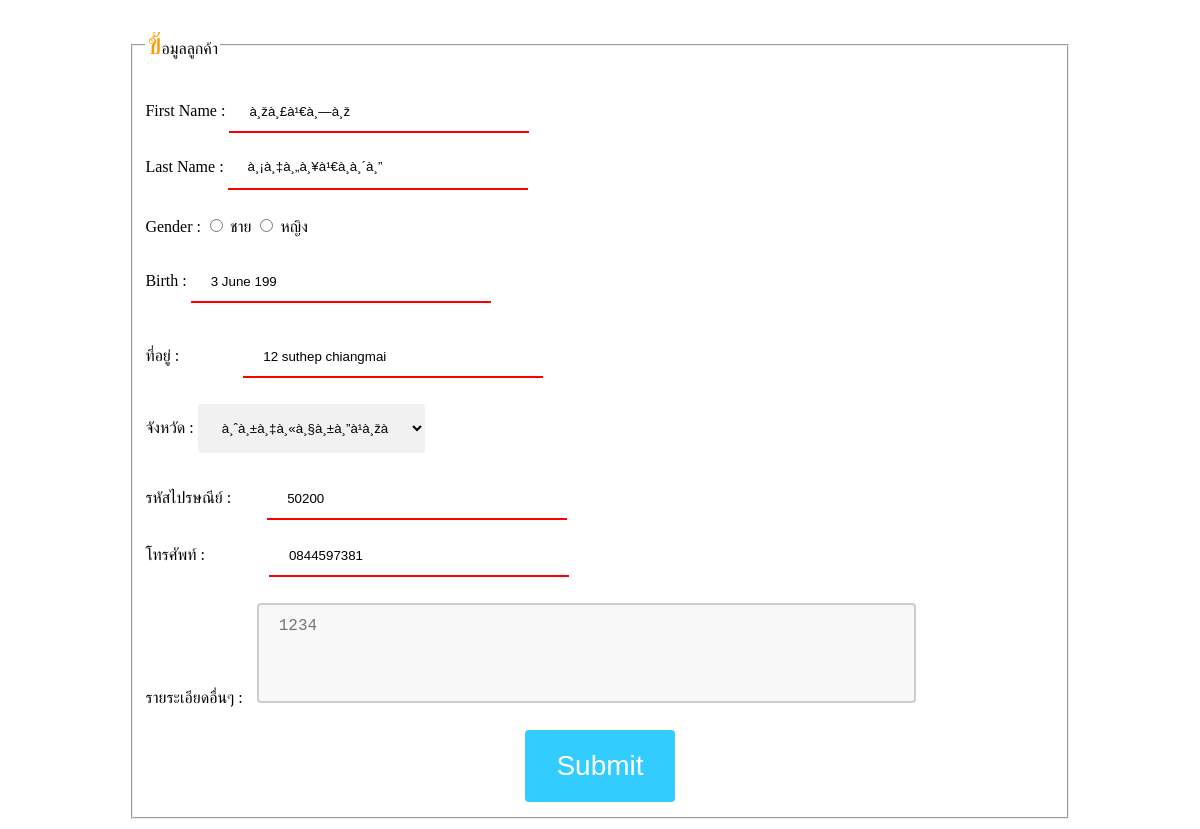
/edit_customer.php?edit=4, run on the app's committed database.
### tables this page shows
CREATE TABLE `customer` (
  `Customer_id` int(11) NOT NULL,
  `Customer_Name` varchar(50) NOT NULL,
  `Customer_Lastname` varchar(100) NOT NULL,
  `Gender` varchar(5) NOT NULL,
  `Age` int(11) NOT NULL,
  `Birthdate` varchar(10) NOT NULL,
  `Address` varchar(150) NOT NULL,
  `Province` varchar(50) NOT NULL,
  `Zipcode` varchar(5) NOT NULL,
  `Telephone` varchar(20) NOT NULL,
  `Customer_Desciption` text NOT NULL,
  `username` varchar(50) NOT NULL,
  `password` varchar(250) NOT NULL
);

### edit_customer.php (the view, shortened to what this page needs)
<?php
include 'connectdb.php';
 if(isset($_POST["numedit"])){
   $num = $_POST["numedit"];
   $customer_fname = $_POST["Fname"];
   $customer_lname = $_POST["Lname"];
   $customer_gender = $_POST["gender"];
   $customer_Birthdate = $_POST["birthdate"];
   $customer_address = $_POST["address"];
   $customer_province = $_POST["province"];
   $customer_zipcode = $_POST["zipcode"];
   $customer_telephone = $_POST["telephone"];
   $customer_customer_desciption = $_POST["customer_desciption"];
$sql = "UPDATE customer SET Customer_Name='$customer_fname', Customer_Lastname = '$customer_lname', Gender = '$customer_gender', Birthdate = '$customer_Birthdate', Address = '$customer_address', Province = '$customer_province', Zipcode = '$customer_zipcode', Telephone = '$customer_telephone', Customer_Desciption = '$customer_customer_desciption' WHERE Customer_id='$num'";
if ($conn->query($sql) === TRUE) {
    echo "Record updated successfully";
} else {
    echo "Error updating record: " . $conn->error;
}
mysqli_close($conn);
} else {
   if (isset($_GET['edit'])) {
     $number = $_GET['edit'];
     $sql = "SELECT * FROM customer WHERE Customer_id = '$number'";
      $result=mysqli_query($conn,$sql);
      $row=mysqli_fetch_array($result);
      }else {
      }
   ?>
   <html>
   <head>
   </head>
   <body>
   <form method="post" name="form_edit" action="/edit_customer.php">
   <table width="80%" border="0" style="margin:auto;">
   <tr><td>
   <fieldset>
   <legend><p>ข้อมูลลูกค้า</p></legend>
   <div>
       <label for="fname">First Name :</label>
       <input type="text" id="fname" name="Fname" placeholder="<?php echo $row["Customer_Name"]; ?>" value="<?php echo $row["Customer_Name"]; ?>"><br>
       <label for="lname">Last Name :</label>
       <input type="text" id="lname" name="Lname" placeholder="<?php echo $row["Customer_Lastname"]; ?>" value="<?php echo $row["Customer_Lastname"]; ?>">
   </div><br>
   Gender : <input type="radio" name="gender" value="หญิง"> ชาย
   <input type="radio" name="gender" value="ชาย"> หญิง<br><br>
   Birth :
   		<input type="text" value="<?php echo $row["Birthdate"] ?>" name="birthdate" placeholder="<?php echo $row["Birthdate"] ?>">
      <br><br>
   <label>ที่อยู่ : &nbsp&nbsp&nbsp&nbsp&nbsp&nbsp&nbsp&nbsp&nbsp&nbsp&nbsp&nbsp&nbsp&nbsp&nbsp<input class="selectpic" type="text" name="address" placeholder="<?php echo $row["Address"]; ?>" value="<?php echo $row["Address"]; ?>"><br><br>
     จังหวัด : <select name="province" type="list">
             <option value="<?php echo $row["Province"]; ?>"> <?php echo $row["Province"]; ?> </option>
             </select>
   <br><br><label>รหัสไปรษณีย์ : &nbsp&nbsp&nbsp&nbsp&nbsp&nbsp&nbsp&nbsp<input class="selectpic" type="text" name="zipcode" placeholder="<?php echo $row["Zipcode"]; ?>" value="<?php echo $row["Zipcode"]; ?>">
   <br><label>โทรศัพท์ : &nbsp&nbsp&nbsp&nbsp&nbsp&nbsp&nbsp&nbsp&nbsp&nbsp&nbsp&nbsp&nbsp&nbsp&nbsp<input class="selectpic" type="text" name="telephone" placeholder="<?php echo $row["Telephone"]; ?>" value="<?php echo $row["Telephone"]; ?>"><br>
   <br><div style="width:150px;height: 500px;margin: 0px 10px 0px 0px;display:inline;">รายระเอียดอื่นๆ : </div><div style="width:200px;height: 100px;display:inline;"><textarea cols="60" rows="4" name="customer_desciption"
     placeholder="<?php echo $row["Customer_Desciption"]; ?>" value="<?php echo $row["Customer_Desciption"]; ?>"></textarea></div><br>
   <br>
   <center><button class="button" name="form_submit" style="vertical-align:middle" ><span> Submit</span></button></center>
   </fieldset>
   </form></td></tr>
   </body>
   </html>
 <?php } ?>

### edit_customer.php (style rules this page uses)
p:first-letter { color:#FF9900; font-size:30px; }
input[type=text] { width: 300px; padding: 12px 20px; margin: 8px 0; box-sizing: border-box; border: none; border-bottom: 2px solid red; }
textarea { padding: 12px 20px; box-sizing: border-box; border: 2px solid #ccc; border-radius: 4px; background-color: #f8f8f8; font-size: 16px; resize: none; }
select { width: 25%; padding: 16px 20px; border: none; border-radius: 4px; background-color: #f1f1f1; }
.button { display: inline-block; border-radius: 4px; background-color: #33CCFF; border: none; color: #FFFFFF; text-align: center; font-size: 28px; padding: 20px; width: 150px; transition: all 0.5s; cursor: pointer; margin: 5px; }
.button span { cursor: pointer; display: inline-block; position: relative; transition: 0.5s; }
.button span:after { content: '\00bb'; position: absolute; opacity: 0; top: 0; right: -20px; transition: 0.5s; }

### data on the page
customer: Fname "à¸žà¸£à¹€à¸—à¸ž", Lname "à¸¡à¸‡à¸„à¸¥à¹€à¸à¸´à¸”", birthdate "3 June 199", address "12 suthep chiangmai", province "à¸ˆà¸±à¸‡à¸«à¸§à¸±à¸”à¹à¸žà¸£à¹ˆ", zipcode "50200", telephone "0844597381", customer_desciption "1234"
